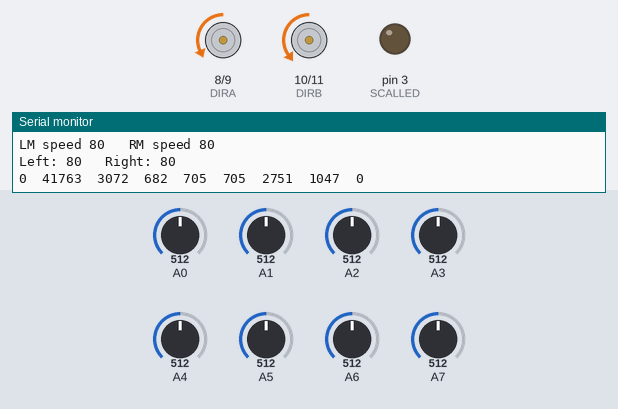
A sketch run on a simulated Arduino Nano, built with avr-gcc and run on an emulated ATmega328P. On the bench: direction and speed pins drawn as motors (green arrow = direction pin HIGH = forward, orange = LOW = backward, longer = more drive), output pins drawn as LEDs (lit = HIGH), the last lines printed to the serial monitor. The test bench sets the inputs (shaded band); at power-on: A5 = 512, A7 = 512, A0 = 512, A1 = 512, A6 = 512, A2 = 512, A3 = 512, A4 = 512.

Above: at 4.5 s.
4.6 s: A5 set to 716
At 5.6 s:
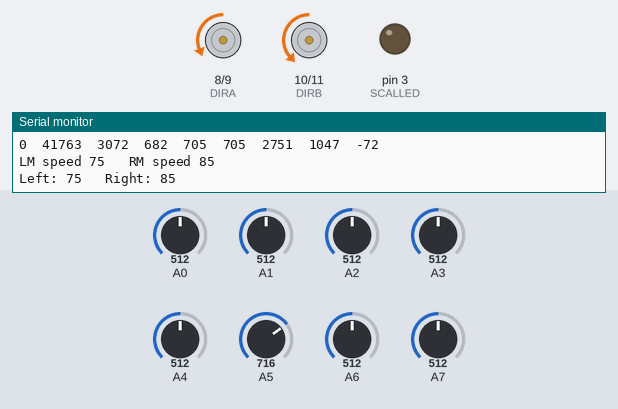
6.2 s: A7 set to 100
At 7.4 s:
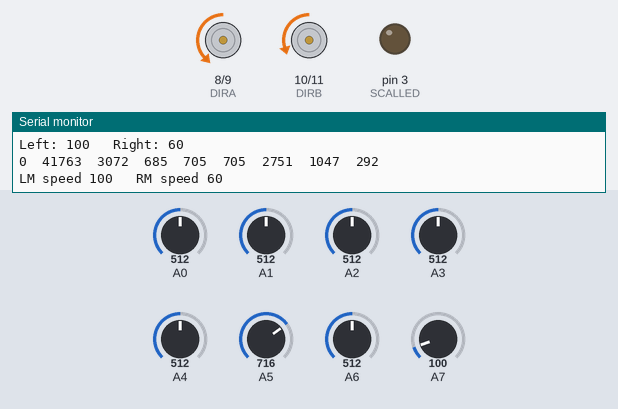
7.8 s: A0 set to 30
At 9.0 s:
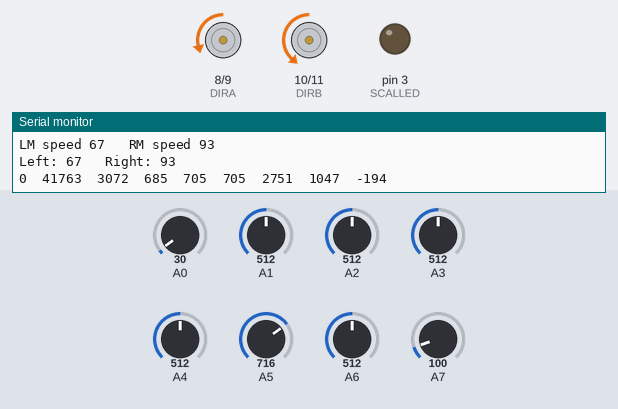
10.8 s: A1 set to 716
At 12.1 s:
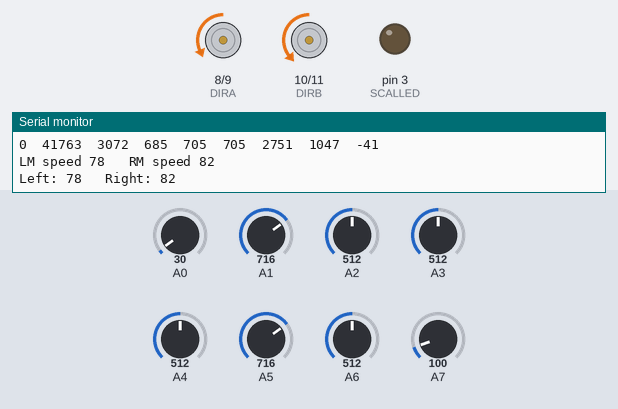
12.4 s: A6 set to 716
At 13.9 s:
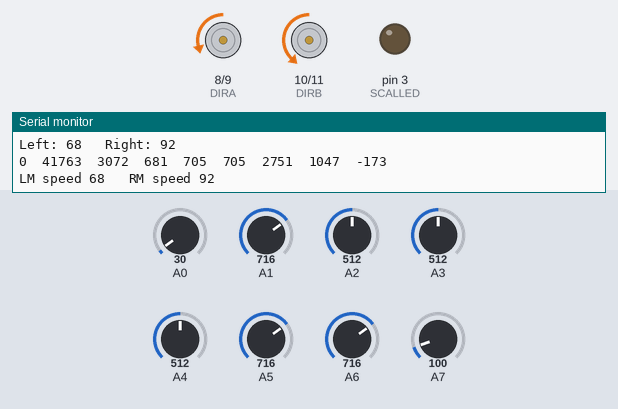
15.4 s: A2 set to 670
At 16.2 s:
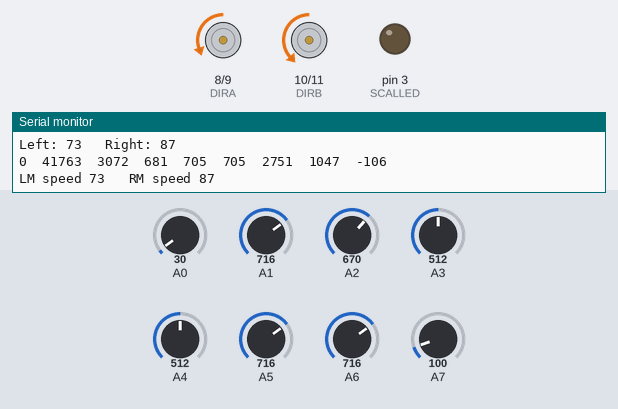
18.4 s: A2 set to 696
Timing chart, 0 to 21.4 s (numbered marks = the images above; inputs shaded):
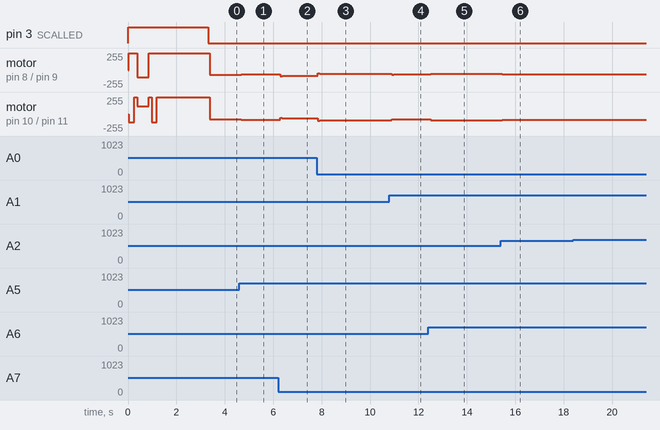

The sketch:

mazeSolver.ino
```cpp
#include <QTRSensors.h>
#include "Variables.h"


void setup() {
  Serial.begin(9600);
  Serial.println(" ");
  Serial.println("BEGIN");

  // Motors
  pinMode(PWM0A, OUTPUT);
  pinMode(PWM0B, OUTPUT);
  pinMode(DIRA, OUTPUT);
  pinMode(DIRB, OUTPUT);

  // calibrate indictor
  pinMode(SCALLED, OUTPUT);

  sCalibrate();
}

void loop() {
  PID();
}
```

PID.ino
```cpp
float Kp = 0.07;
float Kd = 0.01;

int rightMaxSpeed  =  110;
int leftMaxSpeed   =  110;
int rightBaseSpeed =  80;
int leftBaseSpeed  =  80;
int lastError = 0;

#define NUM_SENSORS   8     // number of sensors used
#define TIMEOUT       2500  // waits for 2500 microseconds for sensor outputs to go low
#define EMITTER_PIN   12     // emitter is controlled by digital pin 12
#define NUM_SAMPLES_PER_SENSOR  8


// sensors 0 through 7 are connected to digital pins 3 through 10, respectively
// A7 left corner
// a0 right corner
//QTRSensorsRC qtrrc((unsigned char[]) {A7, A6, A5, A4, A3, A2, A1, A0},
//  NUM_SENSORS, TIMEOUT, EMITTER_PIN);
//unsigned int sensorValues[NUM_SENSORS];

QTRSensorsAnalog qtrrc((unsigned char[]) {A7, A6, A5, A4, A3, A2, A1, A0},
  NUM_SENSORS, NUM_SAMPLES_PER_SENSOR, EMITTER_PIN);
unsigned int sensorValues[NUM_SENSORS];


void PID() {
  unsigned int sensors[NUM_SENSORS];
//  int position = qtrrc.readLine(sensors, QTR_EMITTERS_ON , 0);    //, QTR_EMITTERS_ON , 1
  for (unsigned char i = 0; i < NUM_SENSORS; i++)
  {
    Serial.print(sensors[i]);
    Serial.print('\t');
  }
  int position = qtrrc.readLine(sensors);
  int error = position - 3500;

  Serial.println(error);

  int motorSpeed = Kp * error + Kd * (error - lastError);
  lastError = error;

  int rightMotorSpeed = rightBaseSpeed - motorSpeed;
  int leftMotorSpeed = leftBaseSpeed + motorSpeed;

  rightMotorSpeed = constrain(rightMotorSpeed, -rightMaxSpeed, rightMaxSpeed);
  leftMotorSpeed = constrain(leftMotorSpeed, -leftMaxSpeed, leftMaxSpeed);

  drive(leftMotorSpeed, rightMotorSpeed);

  Serial.println("");
  Serial.print("Left: ");
  Serial.print(leftMotorSpeed);
  Serial.print("   Right: ");
  Serial.println(rightMotorSpeed);
}
```

drive.ino
```cpp
//  s(0)  s(1)  s(2)  {{{ s(3)  s(4)  }}}  s(5)  s(6)  s(7)  \\
//===========================================================\\
//                    {{{A}}}     {{{B}}}                    \\

void drive(int m1Speed, int m2Speed) {
  Serial.print("LM speed ");
  Serial.print(m1Speed);
  Serial.print("   ");
  Serial.print("RM speed ");
  Serial.println(m2Speed);

  // left motor
  // fixing moter error
  if (m1Speed > 0){
      setM1Speed(m1Speed - 11);
  } else if(m1Speed < 0) {
    setM1Speed(m1Speed + 12);
  }else{
    setM1Speed(m1Speed);
  }

  // right motor
  setM2Speed(m2Speed);
}

void setM2Speed(int speed) {
  if (speed > 0){
    // forward
    if (speed > 255){
      speed = 255;
    }
    digitalWrite(DIRB, LOW);
    analogWrite(PWM0B, speed);
  } else {
    //backword
    if (speed < -255){
      speed = -255;
    }
    digitalWrite(DIRB, HIGH);
    analogWrite(PWM0B, 255 - speed);
  }
}

void setM1Speed(int speed) {
  if (speed > 0){
    // forward
    if (speed > 255){
      speed = 255;
    }
    digitalWrite(DIRA, LOW);
    analogWrite(PWM0A, speed);
  } else {
    //backword
    if (speed < -255){
      speed = -255;
    }
    digitalWrite(DIRA, HIGH);
    analogWrite(PWM0A, 255 - speed);
  }
}
```

sCalibrate.ino
```cpp
//  s(0)  s(1)  s(2)  {{{ s(3)  s(4)  }}}  s(5)  s(6)  s(7)  \\
//===========================================================\\
//                    {{{A}}}     {{{B}}}                    \\

void sCalibrate() {
  digitalWrite(SCALLED, HIGH);

  int calibrateVariable = 7;       // should be devided by 5
//  int calibrateSpeed = 100;
  int calibrateSpeed = 80;

//  for (int i = 0; i < calibrateVariable; i++) {         // 50
//    if (i < calibrateVariable / 5) {                    // 10
//      drive(0, 0);
//    }
//    else if (i < 2 * calibrateVariable / 5) {           // 20
//      drive(-calibrateSpeed, calibrateSpeed);
//    }
//    else if (i < 4 * calibrateVariable / 5) {           // 40
//      drive(calibrateSpeed, -calibrateSpeed);
//    }
//    else {
//      drive(-calibrateSpeed, calibrateSpeed);
//    }
//    qtrrc.calibrate();
//    delay(10);
//  }
//  drive(0, 0);

  for (int i = 0; i < calibrateVariable; i++) {
    qtrrc.calibrate();
    drive(-120, 120);
    delay(10);
  }
  drive(0, 0);
  delay(100);

  for (int i = 0; i < 2 * calibrateVariable; i++) {
    qtrrc.calibrate();
    drive(120, -120);
    delay(10);
  }
  drive(0, 0);
  delay(100);

  for (int i = 0; i < calibrateVariable; i++) {
    qtrrc.calibrate();
    drive(-120, 120);
    delay(10);
  }
  drive(0, 0);
  delay(100);

  delay(2000);


  for (int i = 0; i < NUM_SENSORS; i++) {
    Serial.print(qtrrc.calibratedMinimumOn[i]);
    Serial.print(' ');
  }
  Serial.println();

  for (int i = 0; i < NUM_SENSORS; i++) {
    Serial.print(qtrrc.calibratedMaximumOn[i]);
    Serial.print(' ');
  }
  Serial.println();
  Serial.println();
  digitalWrite(SCALLED, LOW);
}
```

variables.h
```cpp
#define PWM0A   9    // Left Forword
#define PWM0B   11    // Right Forword
#define DIRA    8    // Left Backword
#define DIRB    10    // Right Backword

#define SCALLED 3
#define ONSPATHLED 4

#define BTNSPATH 13
```

Measured:
- after the input at 4.6 s, motor on pin 8 (DIRA) / pin 9 (PWM0A): backward 69/255 → backward 64/255 after 0.08 s; motor on pin 10 (DIRB) / pin 11 (PWM0B): backward 80/255 → backward 85/255 after 0.08 s
- after the input at 6.2 s, motor on pin 8 (DIRA) / pin 9 (PWM0A): backward 64/255 → backward 93/255 after 0.09 s, → backward 89/255 0.10 s later; motor on pin 10 (DIRB) / pin 11 (PWM0B): backward 85/255 → backward 56/255 after 0.09 s, → backward 60/255 0.10 s later
- after the input at 7.8 s, motor on pin 8 (DIRA) / pin 9 (PWM0A): backward 89/255 → backward 51/255 at once, → backward 56/255 0.10 s later; motor on pin 10 (DIRB) / pin 11 (PWM0B): backward 60/255 → backward 98/255 at once, → backward 93/255 0.10 s later
- after the input at 10.8 s, motor on pin 8 (DIRA) / pin 9 (PWM0A): backward 56/255 → backward 68/255 after 0.09 s, → backward 67/255 0.09 s later; motor on pin 10 (DIRB) / pin 11 (PWM0B): backward 93/255 → backward 81/255 after 0.09 s, → backward 82/255 0.09 s later
- after the input at 12.4 s, motor on pin 8 (DIRA) / pin 9 (PWM0A): backward 67/255 → backward 56/255 after 0.10 s, → backward 57/255 0.10 s later; motor on pin 10 (DIRB) / pin 11 (PWM0B): backward 82/255 → backward 93/255 after 0.10 s, → backward 92/255 0.10 s later
- after the input at 15.4 s, motor on pin 8 (DIRA) / pin 9 (PWM0A): backward 57/255 → backward 63/255 after 0.07 s, → backward 62/255 0.10 s later; motor on pin 10 (DIRB) / pin 11 (PWM0B): backward 92/255 → backward 86/255 after 0.07 s, → backward 87/255 0.10 s later
- after the input at 18.4 s, motor on pin 8 (DIRA) / pin 9 (PWM0A): backward 62/255 → backward 63/255 at once; motor on pin 10 (DIRB) / pin 11 (PWM0B): backward 87/255 → backward 86/255 at once
